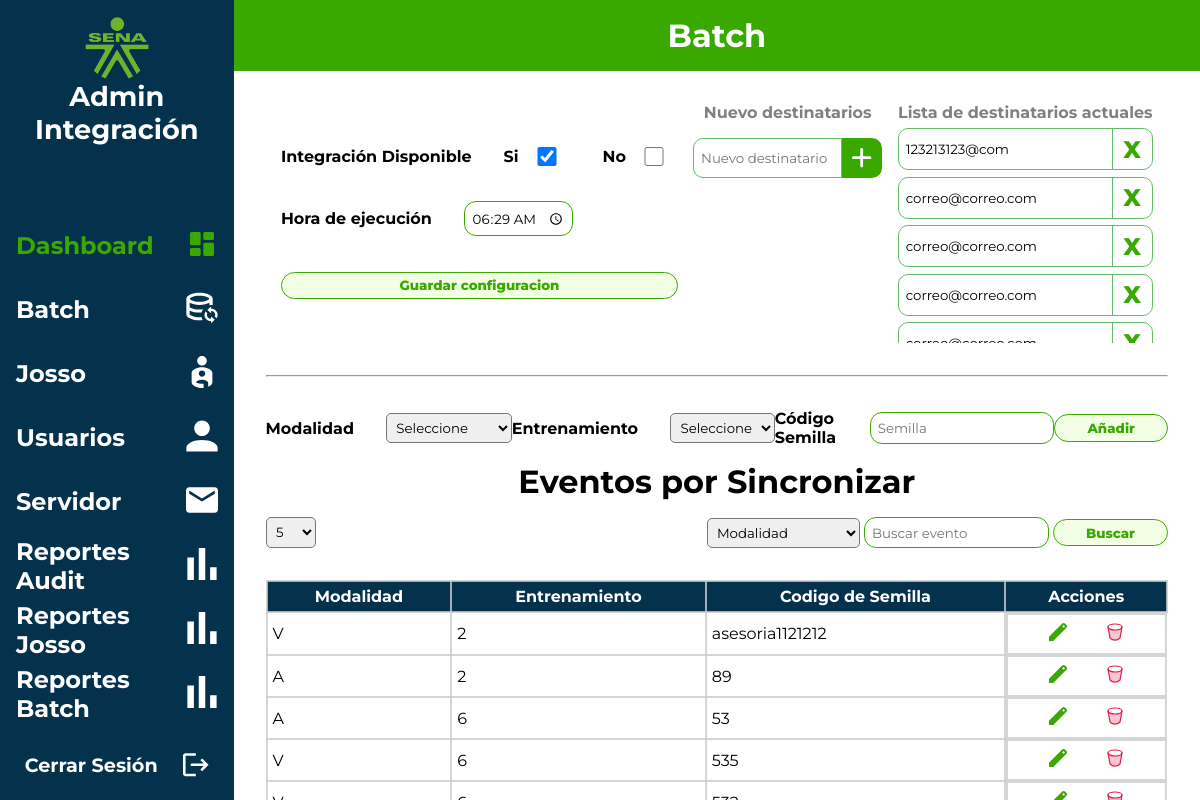
The app's page /views/inicio.php (signed in) with its own data.
### tables this page shows
CREATE TABLE IF NOT EXISTS `batch` (
  `id_batch` int NOT NULL AUTO_INCREMENT,
  `integration_availabity` tinyint(1) NOT NULL,
  `execution_schedule` time NOT NULL,
  `notifications_target` longtext NOT NULL,
  `user_id` bigint NOT NULL,
  `date_updated` timestamp NOT NULL DEFAULT CURRENT_TIMESTAMP,
  PRIMARY KEY (`id_batch`),
  KEY `user_id` (`user_id`)
);

CREATE TABLE IF NOT EXISTS `events_without_sync` (
  `id` int NOT NULL AUTO_INCREMENT,
  `modality` enum('V','A','P') NOT NULL,
  `training` enum('2','6') NOT NULL,
  `seed_code` varchar(50) NOT NULL,
  `date_created` timestamp NOT NULL DEFAULT CURRENT_TIMESTAMP,
  `status_event` tinyint NOT NULL DEFAULT '1',
  `events` text NOT NULL,
  `user_id` bigint NOT NULL,
  PRIMARY KEY (`id`),
  KEY `user_id` (`user_id`)
);

### app/controllers/batch/show_batch.php (called while the page is built, shortened)
<?php
    require_once '../app/config.php';
    $sql = "SELECT * FROM batch";
    $stmt = $pdo->query($sql);
    $stmt->execute();
    $resultado = $stmt->fetch(PDO::FETCH_ASSOC);
    if($resultado){
        $integration_availabity = $resultado['integration_availabity'];
        $execution_schedule = $resultado['execution_schedule'];
    }

### app/controllers/batch/show_events.php (called while the page is built, shortened)
<?php
$records_per_page = 5;
$current_page = isset($_GET['page']) && is_numeric($_GET['page']) ? $_GET['page'] : 1;
$offset = ($current_page - 1) * $records_per_page;
$sql_select_events = "SELECT modality, training, seed_code
                      FROM events_without_sync
                      WHERE status_event = 1
                      ORDER BY date_created DESC
                      LIMIT :offset, :records_per_page";
$stmt_select_events = $pdo->prepare($sql_select_events);
$stmt_select_events->bindParam(':offset', $offset, PDO::PARAM_INT);
$stmt_select_events->bindParam(':records_per_page', $records_per_page, PDO::PARAM_INT);
$stmt_select_events->execute();
$events = $stmt_select_events->fetchAll(PDO::FETCH_ASSOC);
?>

### views/batch/batch.php (the view, shortened to what this page needs)
<?php
require_once '../app/controllers/batch/create_batch.php';
require_once '../app/controllers/batch/show_batch.php';
require_once '../app/controllers/batch/show_events.php';
?>
<div class="container-batch">
    <div class="content-batch">
        <form class="form-batch" method="post" >
            <div class="input">
                <label for=""> Integración Disponible </label>
                <div class="checkboxes">
                    <div class="check">
                        <p>Si</p>
                        <input <?php echo
                                isset($integration_availabity)
                                    ? (
                                        $integration_availabity === 1
                                        ? 'checked'
                                        : ''
                                    )
                                    : ''
                                ?> type="checkbox" name="availabity" id="si" onclick="handleCheckBox('si')">
                    </div>
                    <div class="check">
                        <p>No</p>
                        <input <?php echo
                                isset($integration_availabity)
                                    ? (
                                        $integration_availabity === 0
                                        ? 'checked'
                                        : ''
                                    )
                                    : ''
                                ?> type="checkbox" name="inavailabity" id="no" onclick="handleCheckBox('no')">
                    </div>
                </div>
            </div>
            <div class="input">
                <label for=""> Hora de ejecución </label>
                <input value="<?php echo isset($execution_schedule) ? $execution_schedule : ''; ?>" type="time" id="execution_schedule" name="execution_schedule" required />
            </div>
            <input type="submit" name="batch-submit" value="Guardar configuracion">
        </form>
        <div class="form-target">
            <div class="new-noti-target">
                <h3>Nuevo destinatarios</h3>
                <form class="input-new-target" method="post">
                    <div class="content-new-target">
                        <div class="new-target">
                            <input type="email" name="notifications_target" id="notifications_target" placeholder="Nuevo destinatario" required>
                        </div>
                        <div class="acctions">
                            <button type="submit" name="new_notification_target">
                                <svg xmlns="http://www.w3.org/2000/svg" viewBox="0 0 24 24">
                                    <path fill="#ffffff" d="M11 13H6q-.425 0-.712-.288T5 12q0-.425.288-.712T6 11h5V6q0-.425.288-.712T12 5q.425 0 .713.288T13 6v5h5q.425 0 .713.288T19 12q0 .425-.288.713T18 13h-5v5q0 .425-.288.713T12 19q-.425 0-.712-.288T11 18z" />
                                </svg>
                            </button>
                        </div>
                    </div>
                </form>
            </div>
            <div class="list-targets">
                <h3>Lista de destinatarios actuales</h3>
                <?php
                if (!isset($_SESSION['notifications_target']) || count($_SESSION['notifications_target']) == 0) {
                    echo '<p> No hay destinatarios</p>';
                    echo '<p> Agrega uno </p>';
                } else {
                    foreach ($_SESSION['notifications_target'] as $indice => $destinatario) {
                        echo "
                            <div class='targets'>
                                <input name='' type='text' value='" . $destinatario . "'>
                                <button onclick='borrar(this)' data-indice='" . $indice . "'>
                                    <a href='../app/controllers/batch/delete_notifications.php?indice=" . $indice . "'>X</a>
                                </button>
                            </div>
                        ";
                    }
                }
                ?>
            </div>
        </div>
    </div>
    <hr>
    <div class="container-events">
        <form action="../app/controllers/batch/create_events.php" method="POST" class="register-events">
            <div class="input">
                <label for="modality">Modalidad</label>
                <select name="modality" id="modality" required>
                    <option value="">Seleccione</option>
                </select>
            </div>
            <div class="input">
                <label for="training">Entrenamiento</label>
                <select name="training" id="training" required>
                    <option value="">Seleccione</option>
                </select>
            </div>
            <div class="input">
                <label for="seed_code">Código Semilla </label>
                <input type="text" name="seed_code" id="seed_code" placeholder="Semilla" required>
            </div>
            <input type="submit" name="events" value="Añadir">
        </form>
        <div class="events-sync">
            <h1>Eventos por Sincronizar</h1>
            <div class="other-pagination">
                <form method="post" action="<?php echo htmlspecialchars($_SERVER["PHP_SELF"]); ?>">
                    <div class="amount-list">
                        <select name="amount" id="amount" onchange="this.form.submit()">
                            <option value="5" <?php if ($records_per_page == 5) echo 'selected'; ?>>5</option>
                        </select>
                    </div>
                </form>
                <div class="search">
                    <form method="post">
                        <select name="search_by" id="search_by">
                            <option value="modality">Modalidad</option>
                        </select>
                        <input type="text" name="search_term" id="search_term" placeholder="Buscar evento">
                        <button type="submit">Buscar</button>
                    </form>
                </div>
            </div>
            <div class="list-events">
                <table class="customTable">
                    <thead>
                        <tr>
                            <th>Modalidad</th>
                            <th>Entrenamiento</th>
                            <th>Codigo de Semilla</th>
                            <th>Acciones</th>
                        </tr>
                    </thead>
                    <tbody>
                        <?php foreach ($events as $event) : ?>
                            <tr>
                                <td><?php echo $event['modality']; ?></td>
                                <td><?php echo $event['training']; ?></td>
                                <td><?php echo $event['seed_code']; ?></td>
                                <td class="edit-icon">
                                    <a href="./batch/edit_event.php?seed_code=<?php echo $event['seed_code']; ?>">
                                        <svg xmlns="http://www.w3.org/2000/svg" width="24" height="24" viewBox="0 0 24 24">
                                            <path fill="#39a900" d="M3 21v-4.25L16.2 3.575q.3-.275.663-.425t.762-.15q.4 0 .775.15t.65.45L20.425 5q.3.275.438.65T21 6.4q0 .4-.137.763t-.438.662L7.25 21zM17.6 7.8L19 6.4L17.6 5l-1.4 1.4z" />
                                        </svg>
                                    </a>
                                    <a href="../app/controllers/batch/delete_event.php?seed_code=<?php echo $event['seed_code']; ?>">
                                    </a>
                                </td>
                            </tr>
                        <?php endforeach; ?>
                    </tbody>
                </table>
            </div>
        </div>
        </div>
    </div>
</div>

### layouts/css/styles_layouts.css (style rules this page uses)
a { list-style: none; text-decoration: none; }

### views/batch/css/styles.css (style rules this page uses)
h3 { font-size: 1em; color: gray; text-align: center; }
.container-batch { padding: 2em; display: flex; flex-direction: column; justify-content: center; gap: 2em; }
.form-batch { display: flex; flex-direction: column; gap: 2.2em; }
label { font-weight: 700; }
.checkboxes { display: flex; gap: 2em; }
.check { font-weight: bold; display: flex; gap: 4px; }
.input { display: flex; align-items: center; gap: 2em; }
.events-sync { width: 100%; overflow-y: auto; margin-top: 15px; }
.events-sync h1 { text-align: center; margin-bottom: 2vh; }
.other-pagination { display: flex; justify-content: space-between; margin-bottom: 2em; }
.search { display: flex; align-items: center; }
.register-events { display: flex; justify-content: space-around; align-items: center; }
.new-noti-target { display: flex; flex-direction: column; align-items: center; text-align: center; gap: 1em; }
.content-batch { display: flex; justify-content: space-evenly; align-items: center; }
.input-new-target { display: flex; }
.new-target, .targets { display: flex; justify-content: space-between; align-items: center; border: solid 1px #61bb68; border-radius: 10px 0px 0px 10px ; }
.acctions { border-radius: 0px 10px 10px 0px ; background-color: var(--primary); display: flex; }
.acctions svg { width: 2.5em; height: 2.5em; }
div.new-target input[type="email"]#notifications_target { background-color: none !important; }
.new-target input, .list-targets input { background-color: none !important; width: 11em; border: none !important; }
.acctions button, .list-targets button { display: flex; justify-content: center; padding: 0; align-items: center; background: none; width: 40px; height: 40px; }
.list-targets { height: 15em; display: flex; flex-direction: column; gap: .4em; overflow-y: auto; }
.targets { border-radius: 10px; }
.list-targets button { border: none; font-size: 1.5em; color: rgba(255, 0, 0, 0.969); border-radius: 0px 10px 10px 0px ; transition: all .2s ease-in ; border-left: 1px solid #61bb68 ; }
.form-target { display: flex; justify-content: space-around; gap: 1em; }
.content-new-target { display: flex; margin: 0 auto; }
td.edit-icon { justify-content: space-evenly; display: flex; align-items: center; }
.list-events { overflow-y: auto; height: 30vh; }

### assets/main.css (style rules this page uses)
* { padding: 0; margin: 0; box-sizing: border-box; font-family: 'Montserrat'; }
:root { --primary: #39a900; --secondary: #98fe58; --tertiary: #f2ffe5; --alternate: #29690b; --primary-text: black; --secondary-text: #5d5d5d; --alternate-text: #919191; --primary-background: #fff; --secondary-background: #E6E6E6; --alternate-background: #04324d; --color-success: #52d726; --color-error: #e74c3c; --color-warning: #f1c40f; --color-info: #ffffff; --primary-shadow: 0 4px 6px rgba(0, 0, 0, 0.1), 0 1px 3px rgba(0, 0, 0, 0.08); --primary-font-family: 'Work Sans Regular', sans-serif; --secondary-font-family: 'Work Sans Bold', sans-serif; --bp-small: 480px; --bp-medium: 767px; --bp-large: 1200px; --web-margin: 1366px; }
input[type='text'], input[type='email'], input[type='number'], input[type='time'], input[type='password'] { padding: .5em; border-radius: 12px; border: 1px solid var(--primary); transition: .3s box-shadow ease-in-out; }
input[type="checkbox"] { line-height: 1.1; display: grid; grid-template-columns: 1em auto; gap: 0.5em; font-size: 2rem; }
select { padding: .4em; border-radius: 5px; }
input[type="submit"], button { padding: .3rem 2rem; cursor: pointer; border-radius: 30px; border: none; transition: all .4s ease-in; font-weight: 800; box-sizing: border-box; background: var(--tertiary); color: var(--primary); border: 1px solid var(--primary); }
button a { text-decoration: none; color: var(--primary); }
table.customTable { width: 100%; background-color: #FFFFFF; border-collapse: collapse; color: #000000; }
table.customTable td, table.customTable th { border-width: 2px; border-color: #CCCC; border-style: solid; padding: 5px; }
table.customTable thead { color: white; background-color:var(--alternate-background) ; }

### records on screen
batch: integration_availabity "☑", execution_schedule "06:29:00"
events_without_sync: modality "V", training "2", seed_code "asesoria1121212"
events_without_sync: modality "A", training "2", seed_code "89"
events_without_sync: modality "A", training "6", seed_code "53"
events_without_sync: modality "V", training "6", seed_code "535"
